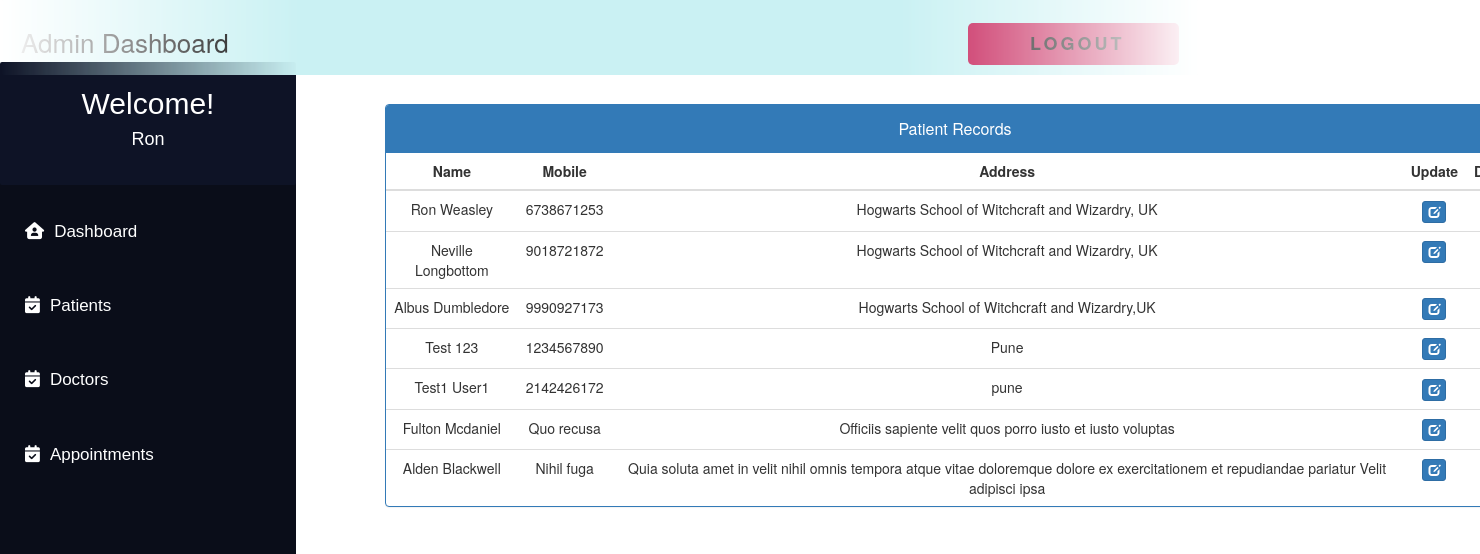
/admin_patient_record/ (signed in), run on the app's committed database.
### MyApp/models.py (models this page shows, shortened)
class Patient(models.Model):
    user = models.OneToOneField(User, on_delete=models.CASCADE)
    Patient_First_Name = models.CharField(max_length=50, default="")
    Patient_Last_Name = models.CharField(max_length=50, default="")
    gender = models.CharField(max_length=10, choices=GENDER)
    contact = models.CharField(max_length=10)
    address = models.CharField(max_length=350)
    symptoms = models.CharField(max_length=500, default="")
    status = models.BooleanField(default=False)
    admitDate = models.DateField(auto_now=True)
    assignedDoctorId = models.PositiveIntegerField(null=True)

### MyApp/views.py (the view)
# urls.py: path('admin_patient_record/', views.admin_patient_record,
@login_required(login_url='adminlogin')
def admin_patient_record(request):
    patients = Patient.objects.all().filter(status=True)
    return render(request, 'MyApp/admin_patient_record.html', {'patients': patients})

### templates/MyApp/admin_patient_record.html (shortened to what this page needs)
<!DOCTYPE html>
<html lang="en">
<head>
    <link href="//netdna.bootstrapcdn.com/bootstrap/3.0.0/css/bootstrap.min.css" rel="stylesheet" id="bootstrap-css">
</head>
<body>
    {% include 'MyApp/admin_base.html' %}
    <div class="container" style="margin-left:25%; margin-right:8%; margin-top:7%;">
        <div class="panel panel-primary">
            <div class="panel-heading">
            <h6 class="panel-title" style="text-align:center; padding: 5px 0px;">Patient Records</h6>
            </div>
            <table class="table table-hover" id="dev-table">
            <thead>
                <tr>
                <th style="text-align:center;">Name</th>
                <th style="text-align:center;">Mobile</th>
                <th style="text-align:center;">Address</th>
                <th style="text-align:center;">Update</th>
                <th style="text-align:center;">Delete</th>
                </tr>
            </thead>
            {% for p in patients %}
            <tr>
                <td style="text-align:center;"> {{p.Patient_First_Name}} {{p.Patient_Last_Name}} </td>
                <td style="text-align:center;">{{p.contact}}</td>
                <td style="text-align:center;">{{p.address}}</td>
                <td style="text-align:center;"><a class="btn btn-primary btn-xs" href="{% url 'MyApp:update_patient' p.id%}"><span class="glyphicon glyphicon-edit"></span></a></td>
                <td style="text-align:center;"><a class="btn btn-danger btn-xs" href="{% url 'MyApp:delete_patient' p.id %}"></a></td>
            </tr>
            {% endfor %}
            </table>
        </div>
    </div>
</body>
</html>

### templates/MyApp/admin_base.html (shortened to what this page needs)
<!DOCTYPE html>
<html lang="en">
<head>
</head>
<body>
    <div class="navbar">
        <a>Admin Dashboard</a>
        <button>
            <span class="label"><a href="{% url 'MyApp:logout' %}" class="logoutbtn"
                    style="font-size:18px; text-align: center;">Logout</a></span>
        </button>
    </div>
    <div class="sidebar">
        <div class="userprofile">
            <h2 style="color:white; font-family:sans-serif; padding-top:25px; text-align:center; margin:0px;">Welcome!
            </h2>
            <h4 style="color:white; font-family:sans-serif; text-align:center; padding-bottom:35px;">
                {{request.user.username}}</h4>
        </div>
        <a href="{% url 'MyApp:admin_dashboard' %}"><i class="fa-solid fa-house-user"></i>Dashboard</a>
        <a href="{% url 'MyApp:admin_patient' %}"><i class="fa-solid fa-calendar-check"></i>Patients</a>
        <a href="{% url 'MyApp:admin_doctor' %}"><i class="fa-solid fa-calendar-check"></i>Doctors</a>
        <a href="{% url 'MyApp:admin_appointment' %}"><i class="fa-solid fa-calendar-check"></i>Appointments</a>
    </div>
</body>
</html>

### templates/MyApp/admin_base.html (style rules this page uses)
body { background-color: rgb(255, 255, 255); padding: 0px; margin-top: 0px; margin-left: 0px; margin-right: 0px; margin-bottom: 0px; }
.navbar { overflow: hidden; height: 75px; width: 100%; padding-top: 22px; z-index: 1; top: 0; position: fixed; display: block; max-width: 1200px; mask-image: linear-gradient(90deg, rgba(255, 255, 255, 0) 0%, #ffffff 25%, #ffffff 75%, rgba(255, 255, 255, 0) 100%); margin: 0 auto; background-color: #caf1f3; }
.navbar a { float: left; display: block; font-size: 26px; color: black; text-align: center; padding-left: 20px; text-decoration: none; }
.sidebar .userprofile { background-color: #0e1326; border-radius: 2px !important; margin-top: -5px; }
.sidebar { padding-top: 0px; border-radius: 15px !important; width: 20%; align-items: center; height: 100%; background-color: #0a0d19; font-family: sans-serif; font-size: 17px; font-weight: normal; position: fixed; top: 67px; left: 0; bottom: 0; }
.sidebar i { padding-right: 10px; }
.sidebar a { display: block; color: white; padding: 25px; text-decoration: none; }
button { float: right; position: relative; font-size: 14px; letter-spacing: 3px; height: 3em; padding: 0 3em; border: none; background-color: #c41b54; color: #fff; text-transform: uppercase; overflow: hidden; border-radius: 5px; margin-right: 20px; }
button::before { content: ''; display: block; position: absolute; z-index: 0; bottom: 0; left: 0; height: 0px; width: 100%; background: rgb(196, 27, 84); background: linear-gradient(90deg, rgba(196, 27, 84, 1) 20%, rgba(124, 7, 46, 1) 100%); transition: 0.2s; }
button .label { position: relative; }

### data on the page
Patient: Patient_First_Name "Ron", Patient_Last_Name "Weasley", contact "6738671253", address "Hogwarts School of Witchcraft and Wizardry, UK"
Patient: Patient_First_Name "Neville", Patient_Last_Name "Longbottom", contact "9018721872", address "Hogwarts School of Witchcraft and Wizardry, UK"
Patient: Patient_First_Name "Albus", Patient_Last_Name "Dumbledore", contact "9990927173", address "Hogwarts School of Witchcraft and Wizardry,UK"
Patient: Patient_First_Name "Test", Patient_Last_Name "123", contact "1234567890", address "Pune"
Patient: Patient_First_Name "Test1", Patient_Last_Name "User1", contact "2142426172", address "pune"
Patient: Patient_First_Name "Fulton", Patient_Last_Name "Mcdaniel", contact "Quo recusa", address "Officiis sapiente velit quos porro iusto et iusto voluptas"
Patient: Patient_First_Name "Alden", Patient_Last_Name "Blackwell", contact "Nihil fuga", address "Quia soluta amet in velit nihil omnis tempora atque vitae doloremque dolore ex exercitationem et repudiandae pariatur Velit adipisci ipsa"

### other printed values
{{ request.user.username }} "Ron"
